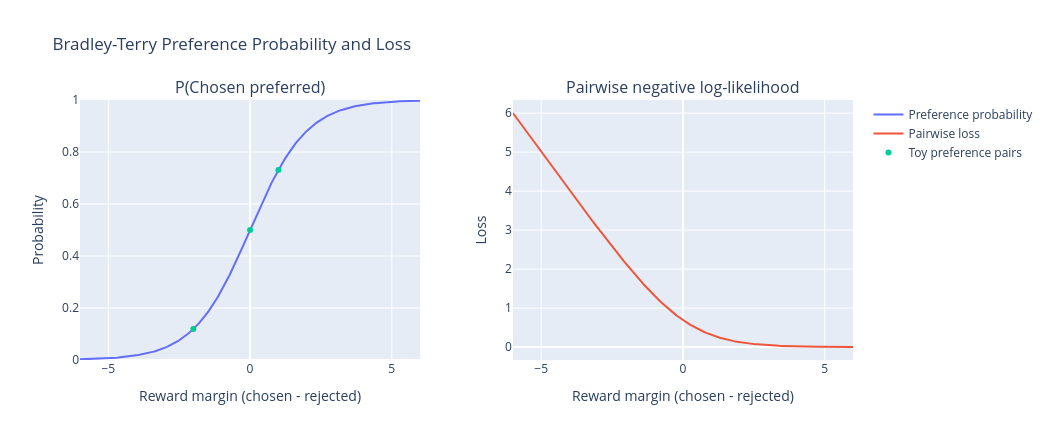

Notebook code for this chart:
### Code cell
import plotly.graph_objects as go
from plotly.subplots import make_subplots

# (N=241,): candidate reward differences from -6 to +6
margin_grid = torch.linspace(-6.0, 6.0, steps=241)

# (N=241,): Bradley-Terry preference probabilities
probability_curve = torch.sigmoid(margin_grid)

# (N=241,): negative log-likelihood for observed chosen preferences
loss_curve = F.softplus(-margin_grid)

bt_fig = make_subplots(
    rows=1,
    cols=2,
    subplot_titles=(
        "P(Chosen preferred)",
        "Pairwise negative log-likelihood",
    ),
    horizontal_spacing=0.12,
)

bt_fig.add_trace(
    go.Scatter(
        x=margin_grid.tolist(),
        y=probability_curve.tolist(),
        mode="lines",
        name="Preference probability",
    ),
    row=1,
    col=1,
)

bt_fig.add_trace(
    go.Scatter(
        x=margin_grid.tolist(),
        y=loss_curve.tolist(),
        mode="lines",
        name="Pairwise loss",
    ),
    row=1,
    col=2,
)

bt_fig.add_trace(
    go.Scatter(
        x=bt_margins.detach().tolist(),
        y=bt_probabilities.detach().tolist(),
        mode="markers",
        name="Toy preference pairs",
        text=[example.prompt for example in preferences],
        hovertemplate=(
            "Prompt: %{text}"
            "<br>Reward margin: %{x:.2f}"
            "<br>Preference probability: %{y:.4f}"
            "<extra></extra>"
        ),
    ),
    row=1,
    col=1,
)

bt_fig.update_xaxes(title_text="Reward margin (chosen - rejected)")

bt_fig.update_yaxes(title_text="Probability", range=[0, 1], row=1, col=1)

bt_fig.update_yaxes(title_text="Loss", row=1, col=2)

bt_fig.update_layout(
    title="Bradley-Terry Preference Probability and Loss",
    height=440,
    width=1050,
)

bt_fig.show()

### Figure 1 — Plotly figure (JSON) as saved in the notebook; plotly's stock layout.template omitted (floating-point values rounded to 4 significant figures; data arrays with more than 128 entries replaced by an {"elided": "..."} marker saying what was removed)
{"data": [{"mode": "lines", "name": "Preference probability", "type": "scatter", "x": {"elided": "241 float values"}, "xaxis": "x", "y": {"elided": "241 float values"}, "yaxis": "y"}, {"mode": "lines", "name": "Pairwise loss", "type": "scatter", "x": {"elided": "241 float values"}, "xaxis": "x2", "y": {"elided": "241 float values"}, "yaxis": "y2"}, {"hovertemplate": "Prompt: %{text}<br>Reward margin: %{x:.2f}<br>Preference probability: %{y:.4f}<extra></extra>", "mode": "markers", "name": "Toy preference pairs", "text": ["Say yes", "Say no", "Say hello"], "type": "scatter", "x": [1, -2, 0], "xaxis": "x", "y": [0.7311, 0.1192, 0.5], "yaxis": "y"}], "layout": {"annotations": [{"font": {"size": 16}, "showarrow": false, "text": "P(Chosen preferred)", "x": 0.22, "xanchor": "center", "xref": "paper", "y": 1, "yanchor": "bottom", "yref": "paper"}, {"font": {"size": 16}, "showarrow": false, "text": "Pairwise negative log-likelihood", "x": 0.78, "xanchor": "center", "xref": "paper", "y": 1, "yanchor": "bottom", "yref": "paper"}], "height": 440, "title": {"text": "Bradley-Terry Preference Probability and Loss"}, "width": 1050, "xaxis": {"anchor": "y", "domain": [0, 0.44], "title": {"text": "Reward margin (chosen - rejected)"}}, "xaxis2": {"anchor": "y2", "domain": [0.56, 1], "title": {"text": "Reward margin (chosen - rejected)"}}, "yaxis": {"anchor": "x", "domain": [0, 1], "range": [0, 1], "title": {"text": "Probability"}}, "yaxis2": {"anchor": "x2", "domain": [0, 1], "title": {"text": "Loss"}}}}
